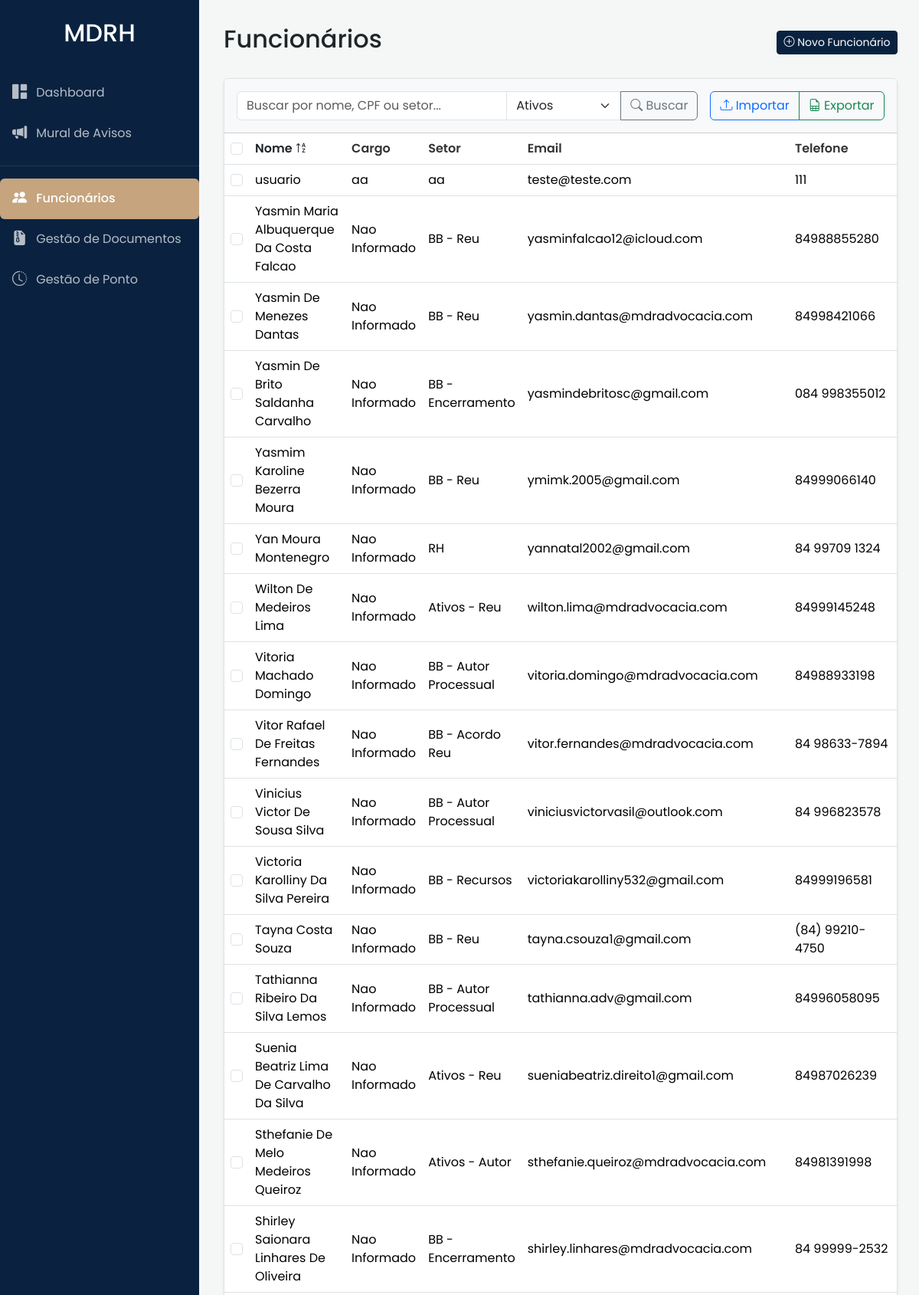
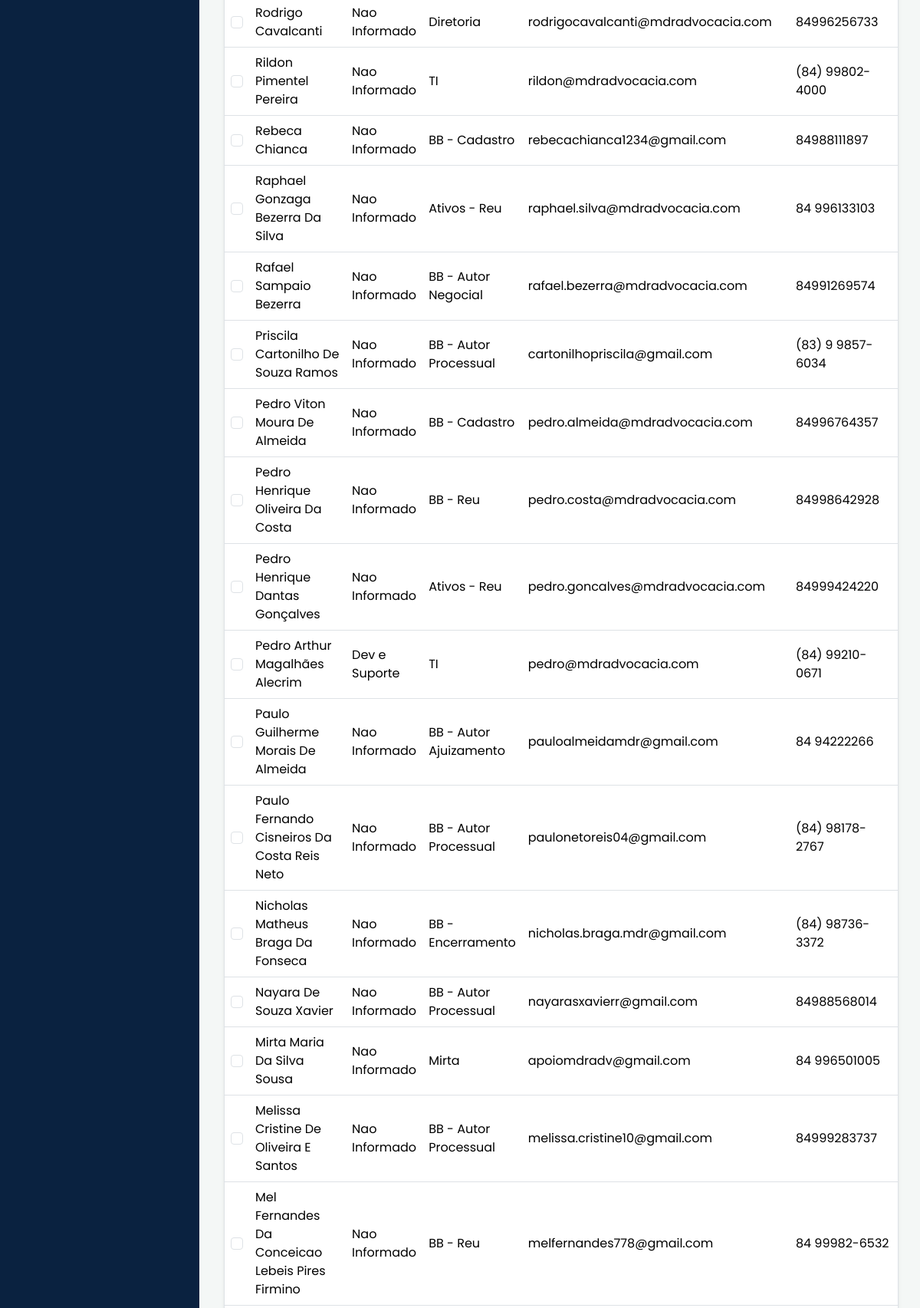
Screenshot of /funcionarios?q=&sort=nome_desc (signed in, upper part) with the database file from the repository (2 pictures, top to bottom).
### app/models.py (models this page shows)
class Funcionario(db.Model):
    __tablename__ = 'funcionario'
    id = db.Column(db.Integer, primary_key=True)
    nome = db.Column(db.String(120), nullable=False)
    status = db.Column(db.String(50), default='Ativo', nullable=False)
    cpf = db.Column(db.String(14), unique=True, nullable=False)
    email = db.Column(db.String(120), nullable=False)
    telefone = db.Column(db.String(20))
    cargo = db.Column(db.String(100))
    setor = db.Column(db.String(100))
    data_nascimento = db.Column(db.Date)
    contato_emergencia_nome = db.Column(db.String(120))
    contato_emergencia_telefone = db.Column(db.String(20))
    foto_perfil = db.Column(db.String(255), nullable=True)
    apelido = db.Column(db.String(50), nullable=True)
    sistemas = db.relationship('Sistema', secondary=funcionario_sistemas, lazy='subquery',
                               backref=db.backref('funcionarios', lazy=True))

### app/routes.py (the view, shortened to what this page needs)
@main.route('/funcionarios')
@login_required
@permission_required('admin_rh')
def listar_funcionarios():
    termo_busca = request.args.get('q')
    sort_by = request.args.get('sort', 'nome_asc')
    status_filter = request.args.get('status', 'ativos') # Padrão para 'ativos'
    query = Funcionario.query
    if status_filter == 'ativos':
        query = query.filter_by(status='Ativo')
    elif status_filter == 'suspensos':
        query = query.filter_by(status='Suspenso')
    if sort_by == 'nome_desc':
        query = query.order_by(Funcionario.nome.desc())
    else:
        query = query.order_by(Funcionario.nome.asc())
    funcionarios = query.all()
    return render_template('funcionarios.html', funcionarios=funcionarios)

### app/models.py (called while the page is built)
    def tem_permissao(self, nome_permissao):
        if isinstance(nome_permissao, list):
            return any(p.nome in nome_permissao for p in self.permissoes)
        return any(p.nome == nome_permissao for p in self.permissoes)

### templates/funcionarios.html (shortened to what this page needs)
{% extends "base.html" %}
{% block content %}
    <div class="d-flex justify-content-between align-items-center mb-4">
        <h1 class="h2">Funcionários</h1>
        <div class="btn-toolbar mb-2 mb-md-0">
            <a href="{{ url_for('main.exibir_formulario_cadastro') }}" class="btn btn-sm btn-brand">
                <i class="bi bi-plus-circle"></i> Novo Funcionário
            </a>
        </div>
    </div>
    <div class="card shadow-sm">
        <div class="card-header bg-light p-3">
            <form method="GET" action="{{ url_for('main.listar_funcionarios') }}" class="d-flex justify-content-between align-items-center">
                <div class="flex-grow-1 me-3">
                    <div class="input-group">
                        <input type="text" class="form-control" name="q" placeholder="Buscar por nome, CPF ou setor..." value="{{ request.args.get('q', '') }}">
                        <select name="status" class="form-select" style="max-width: 150px;">
                            <option value="ativos" {% if status_filter == 'ativos' %}selected{% endif %}>Ativos</option>
                        </select>
                        <button class="btn btn-outline-secondary" type="submit"><i class="bi bi-search"></i> Buscar</button>
                    </div>
                </div>
                <div class="btn-group">
                    <button type="button" class="btn btn-outline-primary" data-bs-toggle="modal" data-bs-target="#modal-importar-csv">
                        <i class="bi bi-upload"></i> Importar
                    </button>
                    <a href="{{ url_for('main.exportar_csv', q=request.args.get('q', '')) }}" class="btn btn-outline-success">
                        <i class="bi bi-file-earmark-spreadsheet"></i> Exportar
                    </a>
                </div>
            </form>
        </div>
        <div class="card-body p-0">
            <div class="table-responsive">
                <table id="tabela-funcionarios" class="table table-hover align-middle mb-0">
                    <thead>
                        <tr>
                            <th scope="col" class="text-center" style="width: 5%;"><input class="form-check-input" type="checkbox" id="selecionar-todos"></th>
                            <th scope="col">
                                <a href="{{ url_for('main.listar_funcionarios', q=request.args.get('q', ''), sort='nome_asc' if request.args.get('sort') != 'nome_asc' else 'nome_desc') }}" class="text-decoration-none text-dark">
                                    Nome
                                    {% if request.args.get('sort') == 'nome_desc' %}<i class="bi bi-sort-alpha-up"></i>{% endif %}
                                </a>
                            </th>
                            <th>Cargo</th>
                            <th>Setor</th>
                            <th>Email</th>
                            <th>Telefone</th>
                        </tr>
                    </thead>
                    <tbody>
                        {% for f in funcionarios %}
                        <tr data-id="{{ f.id }}">
                            <td class="text-center"><input class="form-check-input check-item" type="checkbox" value="{{ f.id }}"></td>
                            <td class="funcionario-link" style="cursor: pointer;">{{ f.apelido or f.nome }}</td>
                            <td>{{ f.cargo or 'N/A' }}</td>
                            <td>{{ f.setor or 'N/A' }}</td>
                            <td>{{ f.email }}</td>
                            <td>{{ f.telefone or 'N/A' }}</td>
                        </tr>
                        {% else %}
                        <tr>
                            <td colspan="6" class="text-center p-4">Nenhum funcionário encontrado.</td>
                        </tr>
                        {% endfor %}
                    </tbody>
                </table>
            </div>
        </div>
    </div>
{% endblock %}

### static/custom_style.css (style rules this page uses)
:root { --cor-primaria: #0a2240; --cor-acento: #c5a47e; --cor-fundo: #f4f7f6; --cor-superficie: #ffffff; --cor-texto-principal: #333333; --cor-texto-secundario: #555555; --cor-borda: #dee2e6; }
body { font-family: 'Poppins', sans-serif; display: flex; background-color: var(--cor-fundo); }
.card { border: 1px solid var(--cor-borda); box-shadow: 0 2px 10px rgba(0,0,0,0.05); }
.table { background-color: var(--cor-superficie); }
.table thead { background-color: #f8f9fa; }
.table th { font-weight: 600; color: var(--cor-texto-principal); }
.btn-brand { background-color: var(--cor-primaria); border-color: var(--cor-primaria); color: #fff; }

### rows the page displays
Funcionario: apelido+nome "usuario", cargo "aa", setor "aa", email "teste@teste.com", telefone "111"
Funcionario: apelido+nome "Yasmin Maria Albuquerque Da Costa Falcao", cargo "Nao Informado", setor "BB - Reu", email "yasminfalcao12@icloud.com", telefone "84988855280"
Funcionario: apelido+nome "Yasmin De Menezes Dantas", cargo "Nao Informado", setor "BB - Reu", email "yasmin.dantas@mdradvocacia.com", telefone "84998421066"
Funcionario: apelido+nome "Yasmin De Brito Saldanha Carvalho", cargo "Nao Informado", setor "BB - Encerramento", email "yasmindebritosc@gmail.com", telefone "084 998355012"
Funcionario: apelido+nome "Yasmim Karoline Bezerra Moura", cargo "Nao Informado", setor "BB - Reu", email "ymimk.2005@gmail.com", telefone "84999066140"
Funcionario: apelido+nome "Yan Moura Montenegro", cargo "Nao Informado", setor "RH", email "yannatal2002@gmail.com", telefone "84 99709 1324"
Funcionario: apelido+nome "Wilton De Medeiros Lima", cargo "Nao Informado", setor "Ativos - Reu", email "wilton.lima@mdradvocacia.com", telefone "84999145248"
Funcionario: apelido+nome "Vitoria Machado Domingo", cargo "Nao Informado", setor "BB - Autor Processual", email "vitoria.domingo@mdradvocacia.com", telefone "84988933198"
Funcionario: apelido+nome "Vitor Rafael De Freitas Fernandes", cargo "Nao Informado", setor "BB - Acordo Reu", email "vitor.fernandes@mdradvocacia.com", telefone "84 98633-7894"
Funcionario: apelido+nome "Vinicius Victor De Sousa Silva", cargo "Nao Informado", setor "BB - Autor Processual", email "viniciusvictorvasil@outlook.com", telefone "84 996823578"
Funcionario: apelido+nome "Victoria Karolliny Da Silva Pereira", cargo "Nao Informado", setor "BB - Recursos", email "victoriakarolliny532@gmail.com", telefone "84999196581"
Funcionario: apelido+nome "Tayna Costa Souza", cargo "Nao Informado", setor "BB - Reu", email "tayna.csouza1@gmail.com", telefone "(84) 99210-4750"
Funcionario: apelido+nome "Tathianna Ribeiro Da Silva Lemos", cargo "Nao Informado", setor "BB - Autor Processual", email "tathianna.adv@gmail.com", telefone "84996058095"
Funcionario: apelido+nome "Suenia Beatriz Lima De Carvalho Da Silva", cargo "Nao Informado", setor "Ativos - Reu", email "sueniabeatriz.direito1@gmail.com", telefone "84987026239"
Funcionario: apelido+nome "Sthefanie De Melo Medeiros Queiroz", cargo "Nao Informado", setor "Ativos - Autor", email "sthefanie.queiroz@mdradvocacia.com", telefone "84981391998"
Funcionario: apelido+nome "Shirley Saionara Linhares De Oliveira", cargo "Nao Informado", setor "BB - Encerramento", email "shirley.linhares@mdradvocacia.com", telefone "84 99999-2532"
Funcionario: apelido+nome "Rodrigo Cavalcanti", cargo "Nao Informado", setor "Diretoria", email "rodrigocavalcanti@mdradvocacia.com", telefone "84996256733"
Funcionario: apelido+nome "Rildon Pimentel Pereira", cargo "Nao Informado", setor "TI", email "rildon@mdradvocacia.com", telefone "(84) 99802-4000"
Funcionario: apelido+nome "Rebeca Chianca", cargo "Nao Informado", setor "BB - Cadastro", email "rebecachianca1234@gmail.com", telefone "84988111897"
Funcionario: apelido+nome "Raphael Gonzaga Bezerra Da Silva", cargo "Nao Informado", setor "Ativos - Reu", email "raphael.silva@mdradvocacia.com", telefone "84 996133103"
Funcionario: apelido+nome "Rafael Sampaio Bezerra", cargo "Nao Informado", setor "BB - Autor Negocial", email "rafael.bezerra@mdradvocacia.com", telefone "84991269574"
Funcionario: apelido+nome "Priscila Cartonilho De Souza Ramos", cargo "Nao Informado", setor "BB - Autor Processual", email "cartonilhopriscila@gmail.com", telefone "(83) 9 9857-6034"
Funcionario: apelido+nome "Pedro Viton Moura De Almeida", cargo "Nao Informado", setor "BB - Cadastro", email "pedro.almeida@mdradvocacia.com", telefone "84996764357"
Funcionario: apelido+nome "Pedro Henrique Oliveira Da Costa", cargo "Nao Informado", setor "BB - Reu", email "pedro.costa@mdradvocacia.com", telefone "84998642928"
Funcionario: apelido+nome "Pedro Henrique Dantas Gonçalves", cargo "Nao Informado", setor "Ativos - Reu", email "pedro.goncalves@mdradvocacia.com", telefone "84999424220"
Funcionario: apelido+nome "Pedro Arthur Magalhães Alecrim", cargo "Dev e Suporte", setor "TI", email "pedro@mdradvocacia.com", telefone "(84) 99210-0671"
Funcionario: apelido+nome "Paulo Guilherme Morais De Almeida", cargo "Nao Informado", setor "BB - Autor Ajuizamento", email "pauloalmeidamdr@gmail.com", telefone "84 94222266"
Funcionario: apelido+nome "Paulo Fernando Cisneiros Da Costa Reis Neto", cargo "Nao Informado", setor "BB - Autor Processual", email "paulonetoreis04@gmail.com", telefone "(84) 98178-2767"
Funcionario: apelido+nome "Nicholas Matheus Braga Da Fonseca", cargo "Nao Informado", setor "BB - Encerramento", email "nicholas.braga.mdr@gmail.com", telefone "(84) 98736-3372"
Funcionario: apelido+nome "Nayara De Souza Xavier", cargo "Nao Informado", setor "BB - Autor Processual", email "nayarasxavierr@gmail.com", telefone "84988568014"
Funcionario: apelido+nome "Mirta Maria Da Silva Sousa", cargo "Nao Informado", setor "Mirta", email "apoiomdradv@gmail.com", telefone "84 996501005"
Funcionario: apelido+nome "Melissa Cristine De Oliveira E Santos", cargo "Nao Informado", setor "BB - Autor Processual", email "melissa.cristine10@gmail.com", telefone "84999283737"
Funcionario: apelido+nome "Mel Fernandes Da Conceicao Lebeis Pires Firmino", cargo "Nao Informado", setor "BB - Reu", email "melfernandes778@gmail.com", telefone "84 99982-6532"
